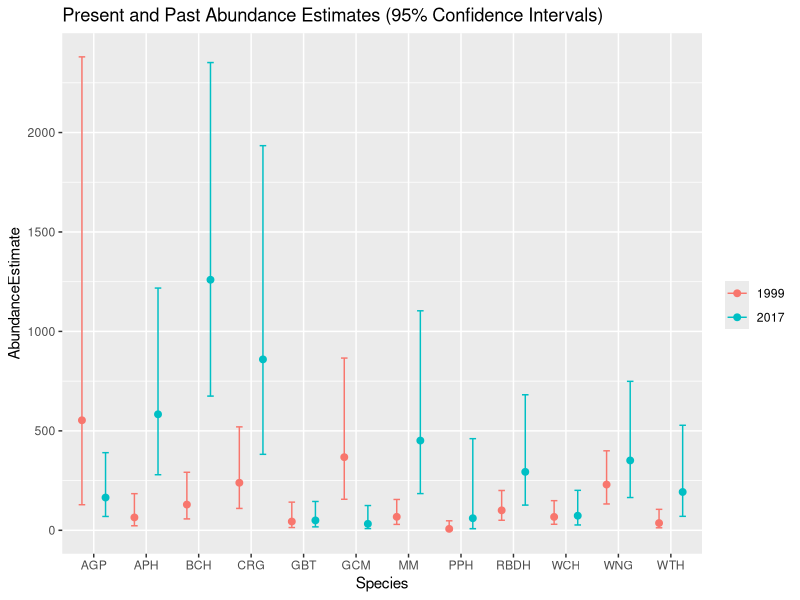
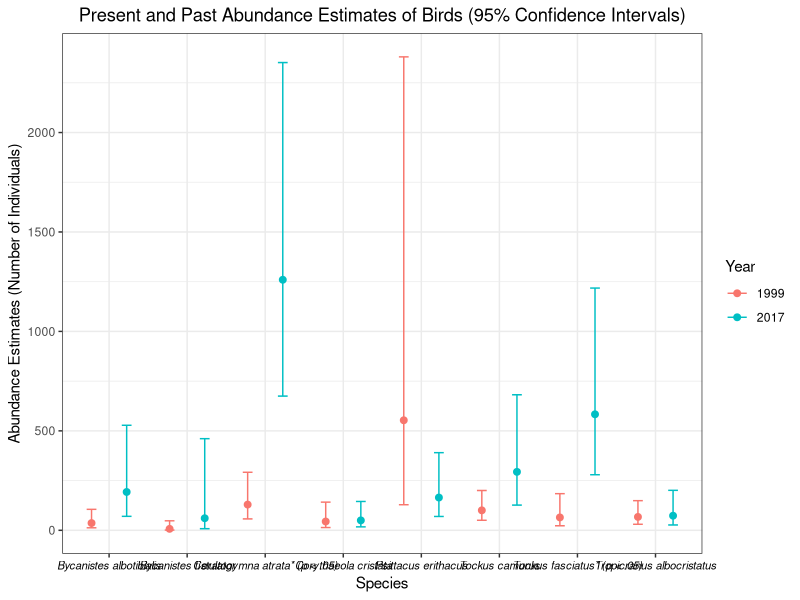
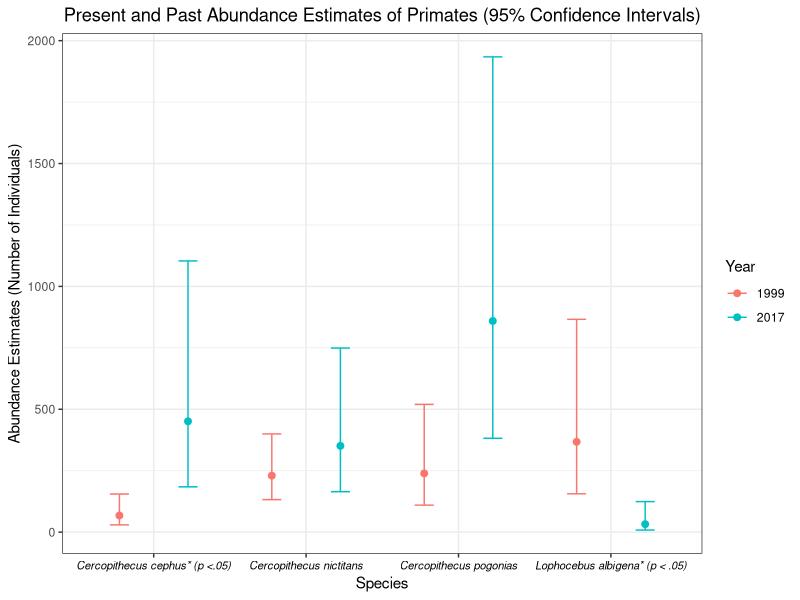
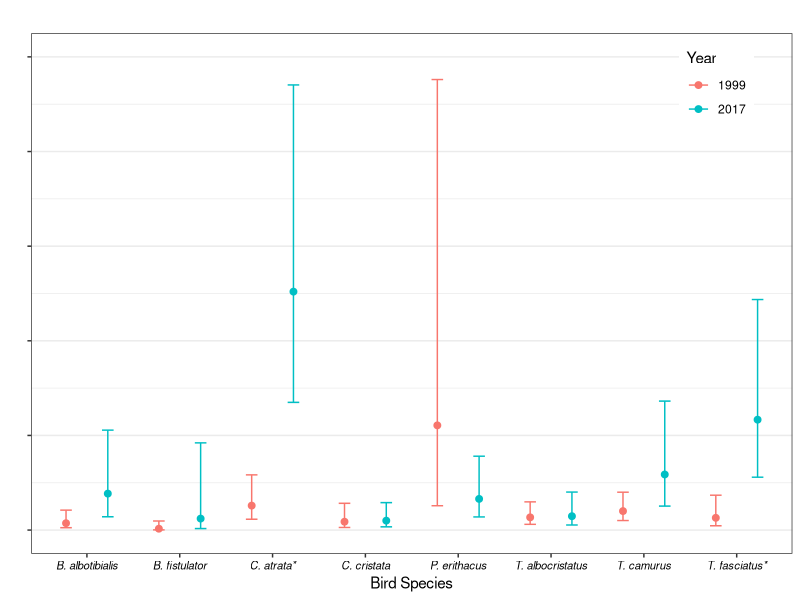
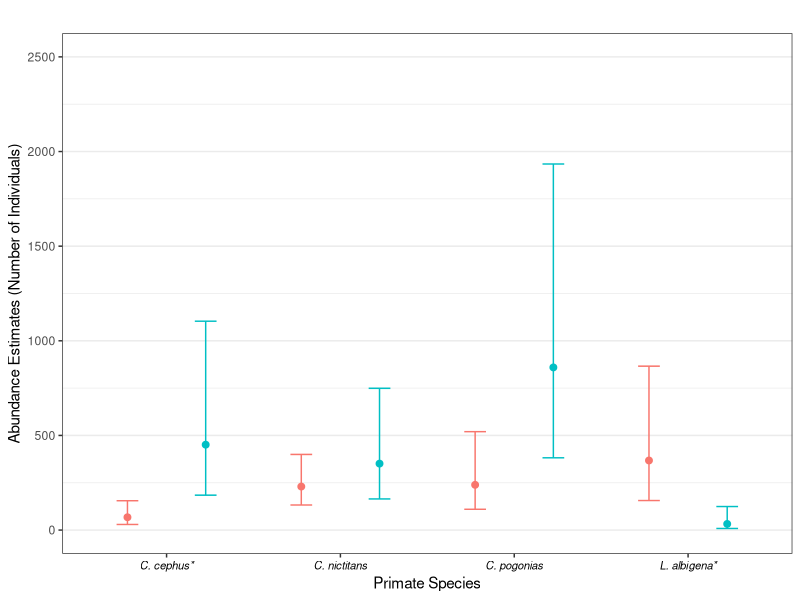
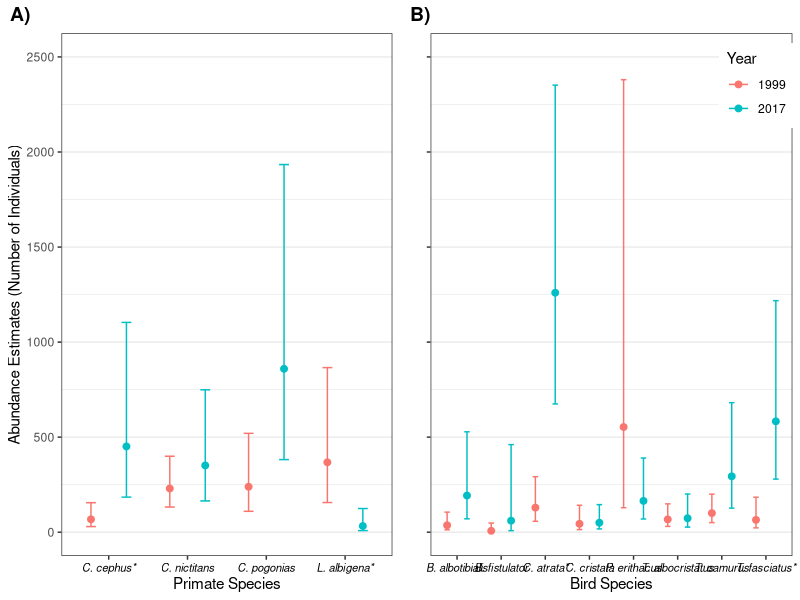
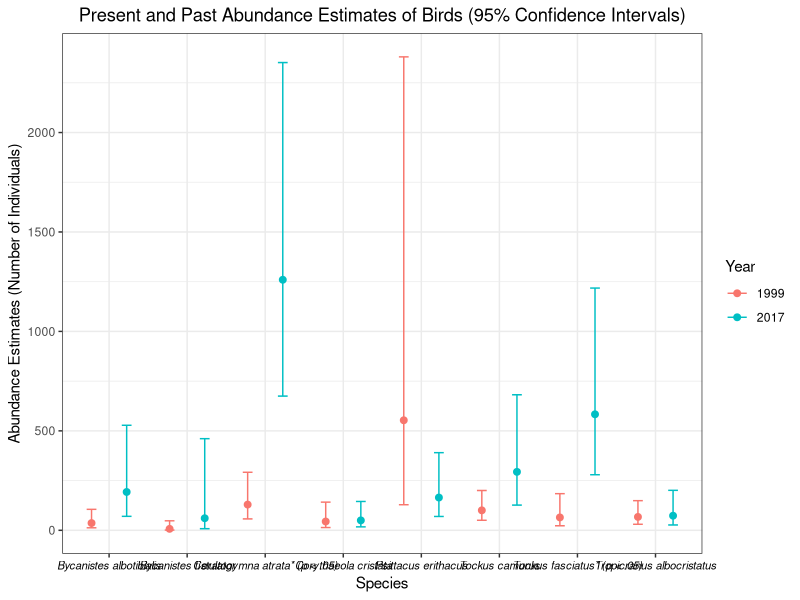
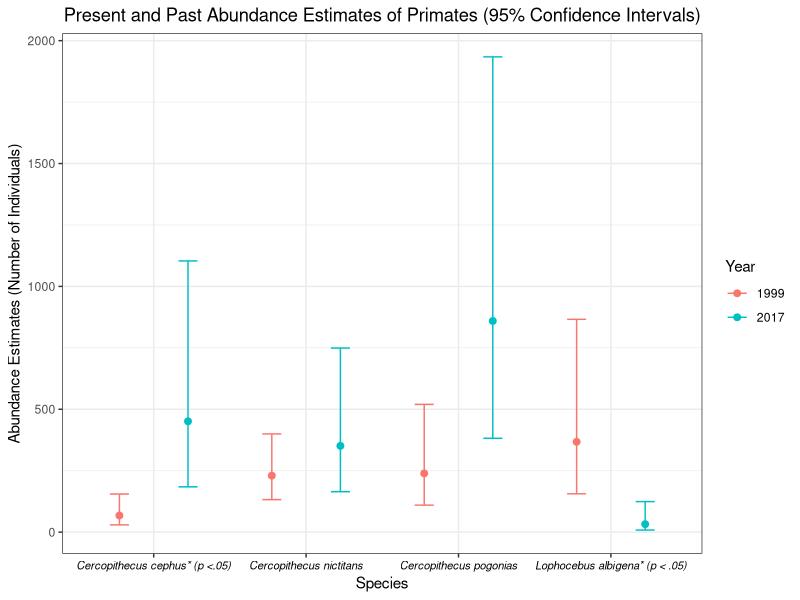

These figures' R source, in order:
## ---- chunk 1
knitr::opts_chunk$set(echo = TRUE)
## ---- chunk 2
require(ggplot2)
#Emily and Jesses Data
PastAbundanceData <- read.csv("../Tests and Their Results/Past Abundance Results.csv")
#Removing NA VALUES
PastAbundanceData <- na.omit(PastAbundanceData)
#Turning AVG Abundances into numbers
#Removing GVT because DISTANCE could not fit models to explain abundance data
PastAbundanceData$OldOrNew[PastAbundanceData$OldOrNew == "0"] = "1999"
PastAbundanceData$OldOrNew[PastAbundanceData$OldOrNew == "1"] = "2017"
PastAbundanceData <- PastAbundanceData[!(PastAbundanceData$Species == "GVT"),]
PastAbundanceData <- PastAbundanceData[!(PastAbundanceData$Species == "BWC"),]
PastAbundanceData <- PastAbundanceData[!(PastAbundanceData$Species == "CHIMP"),]
PastAbundanceData <- PastAbundanceData[!(PastAbundanceData$Species == "GT"),]
PastAbundanceData <- PastAbundanceData[!(PastAbundanceData$Species == "VT"),]
PastAbundanceData <- PastAbundanceData[!(PastAbundanceData$Species == "GFP"),]
#Calculating 95% CI with log normal distributions
PastAbundanceData$UpperLimit <- PastAbundanceData$UpperBound
PastAbundanceData$LowerLimit <- PastAbundanceData$LowerBound
limits <- aes(ymax = UpperLimit, ymin=LowerLimit)
# we need to specify how wide the objects we are dodging are
dodge <- position_dodge(width=0.9)
p <- ggplot(PastAbundanceData, aes(colour=OldOrNew, y=AbundanceEstimate, x=Species, group=OldOrNew)) +
   geom_errorbar(limits, position=dodge, width=0.25) + geom_point(size = 2, position = dodge) + labs(title = "Present and Past Abundance Estimates (95% Confidence Intervals)")  +  scale_colour_discrete(name = "")
p
## ---- chunk 3
require(ggplot2)
#Emily and Jesses Data
PastAbundanceData <- read.csv("../Tests and Their Results/Past Abundance Results.csv")
#Removing NA VALUES
PastAbundanceData <- na.omit(PastAbundanceData)
#Turning AVG Abundances into numbers
#Removing GVT, BWC, CHIMP, GT, and GFP because DISTANCE could not fit models to explain abundance data
PastAbundanceData$OldOrNew[PastAbundanceData$OldOrNew == "0"] = "1999"
PastAbundanceData$OldOrNew[PastAbundanceData$OldOrNew == "1"] = "2017"
PastAbundanceData <- PastAbundanceData[!(PastAbundanceData$Species == "GVT"),]
PastAbundanceData <- PastAbundanceData[!(PastAbundanceData$Species == "BWC"),]
PastAbundanceData <- PastAbundanceData[!(PastAbundanceData$Species == "CHIMP"),]
PastAbundanceData <- PastAbundanceData[!(PastAbundanceData$Species == "GT"),]
PastAbundanceData <- PastAbundanceData[!(PastAbundanceData$Species == "GT"),]
PastAbundanceData <- PastAbundanceData[!(PastAbundanceData$Species == "GFP"),]
PastAbundanceData <- PastAbundanceData[!(PastAbundanceData$Species == "VT"),]

#Labeling as Bird or primate
PastAbundanceData$PrimateBird <- 0
PastAbundanceData$PrimateBird[(PastAbundanceData$Species == "AGP" | PastAbundanceData$Species == "APH" | PastAbundanceData$Species == "BCH" | PastAbundanceData$Species == "GBT" | PastAbundanceData$Species == "GFP" | PastAbundanceData$Species == "GT" | PastAbundanceData$Species == "PPH" | PastAbundanceData$Species == "RBDH" | PastAbundanceData$Species == "WCH" | PastAbundanceData$Species == "WTH")]="Bird"

#Changing the Names of the  Bird species so they no longer are abbreviations
#Asteriks are to Show statistical significance
PastAbundanceData$ScientificName <- "Unknown"
PastAbundanceData$ScientificName[PastAbundanceData$Species == "AGP"] = "Psittacus erithacus"
PastAbundanceData$ScientificName[PastAbundanceData$Species == "APH"] = "Tockus fasciatus* (p < .05)" 
PastAbundanceData$ScientificName[PastAbundanceData$Species == "BCH"] = "Ceratogymna atrata* (p < .05)"
PastAbundanceData$ScientificName[PastAbundanceData$Species == "GBT"] = "Corythaeola cristata"
PastAbundanceData$ScientificName[PastAbundanceData$Species == "PPH"] = "Bycanistes fistulator"
PastAbundanceData$ScientificName[PastAbundanceData$Species == "RBDH"] = "Tockus camurus"
PastAbundanceData$ScientificName[PastAbundanceData$Species == "WCH"] = "Tropicranus albocristatus"
PastAbundanceData$ScientificName[PastAbundanceData$Species == "WTH"] = "Bycanistes albotibialis"

#Changing the Names of the  Primate species so they no longer are abbreviations. The asteriks Represent 
#Significant Differences

PastAbundanceData$ScientificName[PastAbundanceData$Species == "GCM"] = "Lophocebus albigena* (p < .05)"
PastAbundanceData$ScientificName[PastAbundanceData$Species == "CRG"] = "Cercopithecus pogonias" 
PastAbundanceData$ScientificName[PastAbundanceData$Species == "WNG"] = "Cercopithecus nictitans"
PastAbundanceData$ScientificName[PastAbundanceData$Species == "MM"] = "Cercopithecus cephus* (p <.05)"




#Everything Else with a 0 left is a Primate
PastAbundanceData$PrimateBird[PastAbundanceData$PrimateBird == 0] <- "Primate"
#Seperating into Primate Data and Bird Data
PastAbundanceDataBirds <- PastAbundanceData[PastAbundanceData$PrimateBird == "Bird",]
PastAbundanceDataPrimates <- PastAbundanceData[PastAbundanceData$PrimateBird == "Primate",]

#Making a style for our graph to italicize Species Names
italic.16.text <- element_text(face = "italic", color = "black", size = 8)
## axis.text.x for x axis only


#Making Bird Graph
#Calculating 95% CI with log normal distributions for Birds
PastAbundanceDataBirds$UpperLimit <- PastAbundanceDataBirds$UpperBound
PastAbundanceDataBirds$LowerLimit <- PastAbundanceDataBirds$LowerBound
limits <- aes(ymax = UpperLimit, ymin=LowerLimit)



# we need to specify how wide the objects we are dodging are
dodge <- position_dodge(width=0.9)
BirdGraph <- ggplot(PastAbundanceDataBirds, aes(colour=OldOrNew, y=AbundanceEstimate, x=ScientificName, group=OldOrNew)) +
   geom_errorbar(limits, position=dodge, width=0.25) + geom_point(size = 2, position = dodge) + labs(title = "Present and Past Abundance Estimates of Birds (95% Confidence Intervals)", y = "Abundance Estimates (Number of Individuals)", x = "Species")  +  scale_colour_discrete(name = "Year")  + theme_bw() + theme(plot.title = element_text(hjust = 0.5),axis.text.x = italic.16.text)
BirdGraph
ggsave("BirdConfidenceIntervals.png", width=13, height=8, dpi=300)

#Making Primate Graph
PastAbundanceDataPrimates$UpperLimit <- PastAbundanceDataPrimates$UpperBound
PastAbundanceDataPrimates$LowerLimit <- PastAbundanceDataPrimates$LowerBound
limits <- aes(ymax = UpperLimit, ymin=LowerLimit)
# we need to specify how wide the objects we are dodging are
dodge <- position_dodge(width=0.9)
PrimateGraph <- ggplot(PastAbundanceDataPrimates, aes(colour=OldOrNew, y=AbundanceEstimate, x=ScientificName, group=OldOrNew)) + geom_errorbar(limits, position=dodge, width=0.25) + geom_point(size = 2, position = dodge) + labs(title = "Present and Past Abundance Estimates of Primates (95% Confidence Intervals)", y = "Abundance Estimates (Number of Individuals)", x = "Species")  +  scale_colour_discrete(name = "Year") +  theme_bw() + theme(plot.title = element_text(hjust = 0.5),axis.text.x = italic.16.text ,panel.background = element_blank()) 
PrimateGraph
ggsave("PrimateConfidenceIntervals.png", width=13, height=8, dpi=300)

## ---- chunk 4
require(ggplot2)
#Emily and Jesses Data
PastAbundanceData <- read.csv("../Tests and Their Results//Past Abundance Results.csv")
#Removing NA VALUES
PastAbundanceData <- na.omit(PastAbundanceData)
#Turning AVG Abundances into numbers
#Removing GVT, BWC, CHIMP, GT, and GFP because DISTANCE could not fit models to explain abundance data
PastAbundanceData$OldOrNew[PastAbundanceData$OldOrNew == "0"] = "1999"
PastAbundanceData$OldOrNew[PastAbundanceData$OldOrNew == "1"] = "2017"
PastAbundanceData <- PastAbundanceData[!(PastAbundanceData$Species == "GVT"),]
PastAbundanceData <- PastAbundanceData[!(PastAbundanceData$Species == "BWC"),]
PastAbundanceData <- PastAbundanceData[!(PastAbundanceData$Species == "CHIMP"),]
PastAbundanceData <- PastAbundanceData[!(PastAbundanceData$Species == "GT"),]
PastAbundanceData <- PastAbundanceData[!(PastAbundanceData$Species == "GT"),]
PastAbundanceData <- PastAbundanceData[!(PastAbundanceData$Species == "GFP"),]
PastAbundanceData <- PastAbundanceData[!(PastAbundanceData$Species == "VT"),]

#Labeling as Bird or primate
PastAbundanceData$PrimateBird <- 0
PastAbundanceData$PrimateBird[(PastAbundanceData$Species == "AGP" | PastAbundanceData$Species == "APH" | PastAbundanceData$Species == "BCH" | PastAbundanceData$Species == "GBT" | PastAbundanceData$Species == "GFP" | PastAbundanceData$Species == "GT" | PastAbundanceData$Species == "PPH" | PastAbundanceData$Species == "RBDH" | PastAbundanceData$Species == "WCH" | PastAbundanceData$Species == "WTH")]="Bird"

#Changing the Names of the  Bird species so they no longer are abbreviations
#Asteriks are to Show statistical significance
#Removing P-value AND Removing First Name and giving abbreviation 
PastAbundanceData$ScientificName <- "Unknown"
PastAbundanceData$ScientificName[PastAbundanceData$Species == "AGP"] = "P. erithacus"
PastAbundanceData$ScientificName[PastAbundanceData$Species == "APH"] = "T. fasciatus*" 
PastAbundanceData$ScientificName[PastAbundanceData$Species == "BCH"] = "C. atrata*"
PastAbundanceData$ScientificName[PastAbundanceData$Species == "GBT"] = "C. cristata"
PastAbundanceData$ScientificName[PastAbundanceData$Species == "PPH"] = "B. fistulator"
PastAbundanceData$ScientificName[PastAbundanceData$Species == "RBDH"] = "T. camurus"
PastAbundanceData$ScientificName[PastAbundanceData$Species == "WCH"] = "T. albocristatus"
PastAbundanceData$ScientificName[PastAbundanceData$Species == "WTH"] = "B. albotibialis"

#Changing the Names of the  Primate species so they no longer are abbreviations. The asteriks Represent 
#Significant Differences

PastAbundanceData$ScientificName[PastAbundanceData$Species == "GCM"] = "L. albigena*"
PastAbundanceData$ScientificName[PastAbundanceData$Species == "CRG"] = "C. pogonias" 
PastAbundanceData$ScientificName[PastAbundanceData$Species == "WNG"] = "C. nictitans"
PastAbundanceData$ScientificName[PastAbundanceData$Species == "MM"] = "C. cephus*"




#Everything Else with a 0 left is a Primate
PastAbundanceData$PrimateBird[PastAbundanceData$PrimateBird == 0] <- "Primate"
#Seperating into Primate Data and Bird Data
PastAbundanceDataBirds <- PastAbundanceData[PastAbundanceData$PrimateBird == "Bird",]
PastAbundanceDataPrimates <- PastAbundanceData[PastAbundanceData$PrimateBird == "Primate",]

#Making a style for our graph to italicize Species Names
italic.16.text <- element_text(face = "italic", color = "black", size = 8)
## axis.text.x for x axis only


#Making Bird Graph
#Calculating 95% CI with log normal distributions for Birds
PastAbundanceDataBirds$UpperLimit <- PastAbundanceDataBirds$UpperBound
PastAbundanceDataBirds$LowerLimit <- PastAbundanceDataBirds$LowerBound
limits <- aes(ymax = UpperLimit, ymin=LowerLimit)



# we need to specify how wide the objects we are dodging are
dodge <- position_dodge(width=0.9)

#OK one of the edits we needed to do was remove the major axis. This is done with
#panel.grid.major.x=element_blank() & panel.grind.minor.x=element_blank()
#Removing Title
#Removing Y axis from birds so we can place side by side to primates
#Putting Legend in the upper right hand corner with legend.position=c(.9,.9)
#Making the Y axis from 0 to 2500
BirdGraph <- ggplot(PastAbundanceDataBirds, aes(colour=OldOrNew, y=AbundanceEstimate, x=ScientificName, group=OldOrNew)) +
   geom_errorbar(limits, position=dodge, width=0.25) + geom_point(size = 2, position = dodge) + labs(title = "", y = "", x = "Bird Species")  +  scale_colour_discrete(name = "Year")  + theme_bw() + theme(plot.title = element_text(hjust = 0.5),axis.text.x = italic.16.text,panel.grid.major.x=element_blank(), legend.position=c(.9,.9), axis.text.y = element_blank()) + expand_limits(y=c(0,2500))


BirdGraph
ggsave("BirdConfidenceIntervals.png", width=13, height=8, dpi=300)

#Making Primate Graph
PastAbundanceDataPrimates$UpperLimit <- PastAbundanceDataPrimates$UpperBound
PastAbundanceDataPrimates$LowerLimit <- PastAbundanceDataPrimates$LowerBound
limits <- aes(ymax = UpperLimit, ymin=LowerLimit)
# we need to specify how wide the objects we are dodging are
dodge <- position_dodge(width=0.9)

#OK one of the edits we needed to do was remove the major axis. This is done with
#panel.grid.major.x=element_blank() & panel.grind.minor.x=element_blank()
#Removing Title
#Putting Legend in the upper right hand corner with legend.position=c(.8,.8)
#Making the Y axis from 0 to 2500
#Remove legend
PrimateGraph <- ggplot(PastAbundanceDataPrimates, aes(colour=OldOrNew, y=AbundanceEstimate, x=ScientificName, group=OldOrNew)) + geom_errorbar(limits, position=dodge, width=0.25) + geom_point(size = 2, position = dodge) + labs(title = "", y = "Abundance Estimates (Number of Individuals)", x = "Primate Species")  +  scale_colour_discrete(name = "Year") +  theme_bw() + theme(plot.title = element_text(hjust = 0.5),axis.text.x = italic.16.text ,panel.background = element_blank(),  panel.grid.major.x=element_blank(), legend.position=c(.8,.8)) + expand_limits(y=c(0,2500)) + theme(legend.position="none")
PrimateGraph
ggsave("PrimateConfidenceIntervals.png", width=13, height=8, dpi=300)



##Need cowplot to plot grids side by side
require(cowplot)
plot1 <- PrimateGraph
plot2 <- BirdGraph
plot_grid(plot1, plot2, align='h', labels=c('A)', 'B)'))
